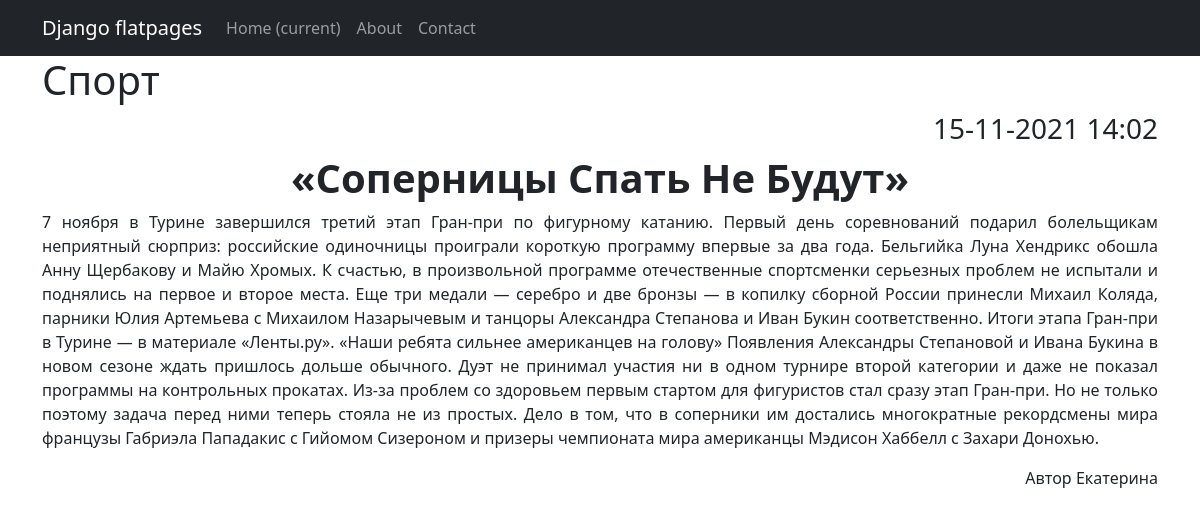
Screenshot of /news/3 with the database file from the repository.
### news/models.py (models this page shows, shortened)
class New(models.Model):
    name = models.CharField(max_length=64, unique=True)
    description = models.TextField()
    date_pub = models.DateTimeField(auto_now_add=True)
    author = models.CharField(max_length=64, unique=True, default = "Default value")
    category = models.ForeignKey(to='Category',on_delete=models.CASCADE,related_name='news')

class Category(models.Model):
    name = models.CharField(max_length=100, unique=True)  # названия категорий тоже не должны повторяться

### news/views.py (the view)
# urls.py: path('<int:pk>', NewDetailView.as_view(), name='new_detail'),  # pk — это первичный ключ товара, который будет выводиться у нас в шаблон
class NewDetailView(DetailView):
    template_name = 'new_detail.html'  # название шаблона будет product.html
    queryset = New.objects.all()

### templates/new_detail.html (shortened to what this page needs)
{% extends 'flatpages/default.html' %}
{% block content %}
<h1 style="text-align: left;">{{ new.category.name|title}}</h1>
<h3 style="text-align: right;">{{ new.date_pub|date:"d-m-Y H:i" }}</h3>
<h1 style="text-align: center;"><strong>{{ new.name|title }}</strong></h1>
<p style="text-align: justify;">{{ new.description }} </p>
<p style="text-align: right;"><th> Автор </th>{{ new.author }}</p>
{% endblock content %}

### rows the page displays
New: category.name "Спорт", date_pub "15-11-2021 14:02", name "«Соперницы Спать Не Будут»", description "7 ноября в Турине завершился третий этап Гран-при по фигурному катанию. Первый день соревнований подарил болельщикам неприятный сюрприз: российские одиночницы проиграли короткую программу впервые за два года. Бельгийка Луна Хендрикс обошла Анну Щербакову и Майю Хромых. К счастью, в произвольной программе отечественные спортсменки серьезных проблем не испытали и поднялись на первое и второе места. Еще три медали — серебро и две бронзы — в копилку сборной России принесли Михаил Коляда, парники Юлия Артемьева с Михаилом Назарычевым и танцоры Александра Степанова и Иван Букин соответственно. Итоги этапа Гран-при в Турине — в материале «Ленты.ру». «Наши ребята сильнее американцев на голову»…", author "Екатерина"
